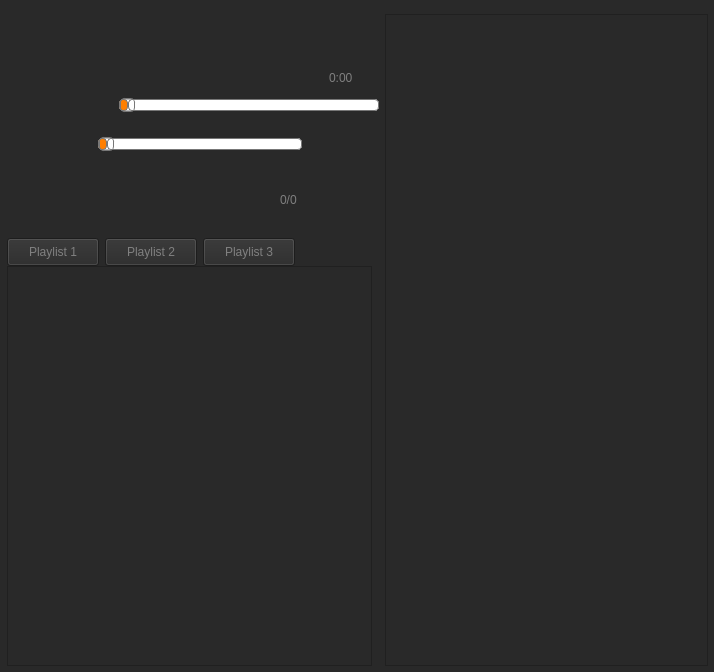
<?xml version="1.0" encoding="UTF-8"?>
<ui version="4.0">
 <class>Form</class>
 <widget class="QWidget" name="Form">
  <property name="windowModality">
   <enum>Qt::NonModal</enum>
  </property>
  <property name="enabled">
   <bool>true</bool>
  </property>
  <property name="geometry">
   <rect>
    <x>0</x>
    <y>0</y>
    <width>714</width>
    <height>672</height>
   </rect>
  </property>
  <property name="minimumSize">
   <size>
    <width>714</width>
    <height>672</height>
   </size>
  </property>
  <property name="maximumSize">
   <size>
    <width>714</width>
    <height>672</height>
   </size>
  </property>
  <property name="acceptDrops">
   <bool>true</bool>
  </property>
  <property name="windowTitle">
   <string>Form</string>
  </property>
  <property name="windowIcon">
   <iconset>
    <normaloff>Png/icon.png</normaloff>Png/icon.png</iconset>
  </property>
  <property name="autoFillBackground">
   <bool>false</bool>
  </property>
  <property name="styleSheet">
   <string notr="true">background-color: #292929;</string>
  </property>
  <widget class="QTextBrowser" name="textBrowser">
   <property name="geometry">
    <rect>
     <x>385</x>
     <y>14</y>
     <width>323</width>
     <height>652</height>
    </rect>
   </property>
   <property name="acceptDrops">
    <bool>false</bool>
   </property>
   <property name="autoFillBackground">
    <bool>false</bool>
   </property>
   <property name="styleSheet">
    <string notr="true">* {
	font: 75 9pt &quot;MS Shell Dlg 2&quot;;
color: white;

}

QScrollBar::add-page:vertical,QScrollBar::sub-page:vertical {
        background:#ff7f00;
    }</string>
   </property>
   <property name="html">
    <string>&lt;!DOCTYPE HTML PUBLIC &quot;-//W3C//DTD HTML 4.0//EN&quot; &quot;http://www.w3.org/TR/REC-html40/strict.dtd&quot;&gt;
&lt;html&gt;&lt;head&gt;&lt;meta name=&quot;qrichtext&quot; content=&quot;1&quot; /&gt;&lt;style type=&quot;text/css&quot;&gt;
p, li { white-space: pre-wrap; }
&lt;/style&gt;&lt;/head&gt;&lt;body style=&quot; font-family:'MS Shell Dlg 2'; font-size:9pt; font-weight:72; font-style:normal;&quot;&gt;
&lt;p style=&quot;-qt-paragraph-type:empty; margin-top:0px; margin-bottom:0px; margin-left:0px; margin-right:0px; -qt-block-indent:0; text-indent:0px; font-weight:400;&quot;&gt;&lt;br /&gt;&lt;/p&gt;
&lt;p style=&quot;-qt-paragraph-type:empty; margin-top:0px; margin-bottom:0px; margin-left:0px; margin-right:0px; -qt-block-indent:0; text-indent:0px; font-weight:400;&quot;&gt;&lt;br /&gt;&lt;/p&gt;&lt;/body&gt;&lt;/html&gt;</string>
   </property>
  </widget>
  <widget class="QListView" name="listView">
   <property name="geometry">
    <rect>
     <x>7</x>
     <y>266</y>
     <width>365</width>
     <height>400</height>
    </rect>
   </property>
   <property name="styleSheet">
    <string notr="true"> /*Виділення по натиску*/

*{color: white}

QListView::item:selected:active {
                background-color: #ff7f00;
                color: black;
                font-size: 93%;
            }
 /*Обичне виділення*/
            QListView::item:selected:!active {
                background-color: #FFA500;
                color: white;
                font-size: 93%;
            }</string>
   </property>
  </widget>
  <widget class="QSlider" name="horizontalSlider">
   <property name="geometry">
    <rect>
     <x>119</x>
     <y>91</y>
     <width>260</width>
     <height>29</height>
    </rect>
   </property>
   <property name="cursor">
    <cursorShape>PointingHandCursor</cursorShape>
   </property>
   <property name="styleSheet">
    <string notr="true">QSlider::groove:horizontal {
            border: 1px solid #bbb;
            background: white;
            height: 10px;
            border-radius: 4px;
        }

        QSlider::sub-page:horizontal {
            background: rgb(255, 127, 0);
            border: 1px solid #777;
            height: 10px;
            border-radius: 4px;
        }

        QSlider::add-page:horizontal {
            background: #fff;
            border: 1px solid #777;
            height: 10px;
            border-radius: 4px;
        }

        QSlider::handle:horizontal {
            background: qlineargradient(x1:0, y1:0, x2:1, y2:1,
                stop:0 #eee, stop:1 #ccc);
            border: 1px solid #777;
            width: 13px;
            margin-top: -2px;
            margin-bottom: -2px;
            border-radius: 4px;
        }

        QSlider::handle:horizontal:hover {
            background: qlineargradient(x1:0, y1:0, x2:1, y2:1,
                stop:0 #fff, stop:1 #ddd);
            border: 1px solid #444;
            border-radius: 4px;
        }

        QSlider::sub-page:horizontal:disabled {
            background: #bbb;
            border-color: #999;
        }

        QSlider::add-page:horizontal:disabled {
            background: #eee;
            border-color: #999;
        }

        QSlider::handle:horizontal:disabled {
            background: #eee;
            border: 1px solid #aaa;
            border-radius: 4px;
        }</string>
   </property>
   <property name="orientation">
    <enum>Qt::Horizontal</enum>
   </property>
  </widget>
  <widget class="QPushButton" name="pushButton">
   <property name="enabled">
    <bool>true</bool>
   </property>
   <property name="geometry">
    <rect>
     <x>168</x>
     <y>168</y>
     <width>57</width>
     <height>57</height>
    </rect>
   </property>
   <property name="cursor">
    <cursorShape>PointingHandCursor</cursorShape>
   </property>
   <property name="focusPolicy">
    <enum>Qt::StrongFocus</enum>
   </property>
   <property name="toolTip">
    <string>Play/Pause</string>
   </property>
   <property name="styleSheet">
    <string notr="true">QPushButton {
border-radius:25px;
color: white; /* цвет текста */
 background:#292929/* фон кнопки */


}
QPushButton:hover {
background:#000000;

}</string>
   </property>
   <property name="text">
    <string/>
   </property>
   <property name="icon">
    <iconset>
     <normaloff>Png/Play.png</normaloff>Png/Play.png</iconset>
   </property>
   <property name="iconSize">
    <size>
     <width>55</width>
     <height>55</height>
    </size>
   </property>
   <property name="shortcut">
    <string>Space</string>
   </property>
   <property name="default">
    <bool>false</bool>
   </property>
   <property name="flat">
    <bool>false</bool>
   </property>
  </widget>
  <widget class="QPushButton" name="pushButton_2">
   <property name="geometry">
    <rect>
     <x>225</x>
     <y>175</y>
     <width>50</width>
     <height>50</height>
    </rect>
   </property>
   <property name="cursor">
    <cursorShape>PointingHandCursor</cursorShape>
   </property>
   <property name="toolTip">
    <string>The next song</string>
   </property>
   <property name="styleSheet">
    <string notr="true">QPushButton {
border-radius:25px;
color: white; /* цвет текста */
 background:#292929/* фон кнопки */


}
QPushButton:hover {
background:#000000;

}</string>
   </property>
   <property name="text">
    <string/>
   </property>
   <property name="icon">
    <iconset>
     <normaloff>Png/Next.png</normaloff>Png/Next.png</iconset>
   </property>
   <property name="iconSize">
    <size>
     <width>48</width>
     <height>48</height>
    </size>
   </property>
   <property name="shortcut">
    <string>Ctrl+Right</string>
   </property>
   <property name="flat">
    <bool>false</bool>
   </property>
  </widget>
  <widget class="QSlider" name="horizontalSlider_2">
   <property name="geometry">
    <rect>
     <x>98</x>
     <y>133</y>
     <width>204</width>
     <height>22</height>
    </rect>
   </property>
   <property name="cursor">
    <cursorShape>PointingHandCursor</cursorShape>
   </property>
   <property name="toolTip">
    <string>Loudness</string>
   </property>
   <property name="styleSheet">
    <string notr="true">QSlider::groove:horizontal {
            border: 1px solid #bbb;
            background: white;
            height: 10px;
            border-radius: 4px;
        }

        QSlider::sub-page:horizontal {
            background: rgb(255, 127, 0);
            border: 1px solid #777;
            height: 10px;
            border-radius: 4px;
        }

        QSlider::add-page:horizontal {
            background: #fff;
            border: 1px solid #777;
            height: 10px;
            border-radius: 4px;
        }

        QSlider::handle:horizontal {
            background: qlineargradient(x1:0, y1:0, x2:1, y2:1,
                stop:0 #eee, stop:1 #ccc);
            border: 1px solid #777;
            width: 13px;
            margin-top: -2px;
            margin-bottom: -2px;
            border-radius: 4px;
        }

        QSlider::handle:horizontal:hover {
            background: qlineargradient(x1:0, y1:0, x2:1, y2:1,
                stop:0 #fff, stop:1 #ddd);
            border: 1px solid #444;
            border-radius: 4px;
        }

        QSlider::sub-page:horizontal:disabled {
            background: #bbb;
            border-color: #999;
        }

        QSlider::add-page:horizontal:disabled {
            background: #eee;
            border-color: #999;
        }

        QSlider::handle:horizontal:disabled {
            background: #eee;
            border: 1px solid #aaa;
            border-radius: 4px;
        }</string>
   </property>
   <property name="orientation">
    <enum>Qt::Horizontal</enum>
   </property>
  </widget>
  <widget class="QLabel" name="label_3">
   <property name="geometry">
    <rect>
     <x>119</x>
     <y>14</y>
     <width>253</width>
     <height>16</height>
    </rect>
   </property>
   <property name="styleSheet">
    <string notr="true">color: #808080;
font: 12pt &quot;MS Shell Dlg 2&quot;;</string>
   </property>
   <property name="text">
    <string/>
   </property>
  </widget>
  <widget class="QLabel" name="label_4">
   <property name="geometry">
    <rect>
     <x>119</x>
     <y>42</y>
     <width>260</width>
     <height>16</height>
    </rect>
   </property>
   <property name="styleSheet">
    <string notr="true">color: #808080;
font: 11pt &quot;MS Shell Dlg 2&quot;;</string>
   </property>
   <property name="text">
    <string/>
   </property>
  </widget>
  <widget class="QPushButton" name="pushButton_4">
   <property name="geometry">
    <rect>
     <x>343</x>
     <y>189</y>
     <width>29</width>
     <height>29</height>
    </rect>
   </property>
   <property name="cursor">
    <cursorShape>PointingHandCursor</cursorShape>
   </property>
   <property name="toolTip">
    <string>Open file</string>
   </property>
   <property name="styleSheet">
    <string notr="true">QPushButton {
border-radius:25px;
color: white; /* цвет текста */
 background:#292929/* фон кнопки */


}
QPushButton:hover {
background:#000000;

}</string>
   </property>
   <property name="text">
    <string/>
   </property>
   <property name="icon">
    <iconset>
     <normaloff>Png/open file.png</normaloff>Png/open file.png</iconset>
   </property>
   <property name="iconSize">
    <size>
     <width>24</width>
     <height>24</height>
    </size>
   </property>
   <property name="shortcut">
    <string>Ctrl+O</string>
   </property>
   <property name="flat">
    <bool>false</bool>
   </property>
  </widget>
  <widget class="QLabel" name="label">
   <property name="geometry">
    <rect>
     <x>119</x>
     <y>70</y>
     <width>55</width>
     <height>16</height>
    </rect>
   </property>
   <property name="styleSheet">
    <string notr="true">color: #808080;
font: 10pt &quot;MS Shell Dlg 2&quot;;</string>
   </property>
   <property name="text">
    <string/>
   </property>
  </widget>
  <widget class="QPushButton" name="pushButton_3">
   <property name="geometry">
    <rect>
     <x>118</x>
     <y>175</y>
     <width>50</width>
     <height>50</height>
    </rect>
   </property>
   <property name="cursor">
    <cursorShape>PointingHandCursor</cursorShape>
   </property>
   <property name="toolTip">
    <string>Previous song</string>
   </property>
   <property name="styleSheet">
    <string notr="true">QPushButton {
border-radius:25px;
color: white; /* цвет текста */
 background:#292929/* фон кнопки */


}
QPushButton:hover {
background:#000000;

}</string>
   </property>
   <property name="text">
    <string/>
   </property>
   <property name="icon">
    <iconset>
     <normaloff>Png/prev.png</normaloff>Png/prev.png</iconset>
   </property>
   <property name="iconSize">
    <size>
     <width>48</width>
     <height>48</height>
    </size>
   </property>
   <property name="shortcut">
    <string>Ctrl+Left</string>
   </property>
   <property name="flat">
    <bool>true</bool>
   </property>
  </widget>
  <widget class="QLabel" name="label_2">
   <property name="geometry">
    <rect>
     <x>14</x>
     <y>14</y>
     <width>92</width>
     <height>92</height>
    </rect>
   </property>
   <property name="text">
    <string/>
   </property>
  </widget>
  <widget class="QPushButton" name="pushButton_7">
   <property name="geometry">
    <rect>
     <x>70</x>
     <y>189</y>
     <width>43</width>
     <height>29</height>
    </rect>
   </property>
   <property name="cursor">
    <cursorShape>PointingHandCursor</cursorShape>
   </property>
   <property name="toolTip">
    <string>Repeat song</string>
   </property>
   <property name="styleSheet">
    <string notr="true">QPushButton {
border-radius:25px;
color: white; /* цвет текста */
 background:#292929/* фон кнопки */


}
QPushButton:hover {
background:#000000;

}</string>
   </property>
   <property name="text">
    <string/>
   </property>
   <property name="icon">
    <iconset>
     <normaloff>Png/repeat.png</normaloff>Png/repeat.png</iconset>
   </property>
   <property name="iconSize">
    <size>
     <width>39</width>
     <height>27</height>
    </size>
   </property>
   <property name="shortcut">
    <string>Ctrl+'</string>
   </property>
   <property name="flat">
    <bool>false</bool>
   </property>
  </widget>
  <widget class="QLabel" name="label_6">
   <property name="geometry">
    <rect>
     <x>315</x>
     <y>134</y>
     <width>43</width>
     <height>22</height>
    </rect>
   </property>
   <property name="styleSheet">
    <string notr="true">color: #808080;
font: 10pt &quot;MS Shell Dlg 2&quot;;</string>
   </property>
   <property name="text">
    <string/>
   </property>
  </widget>
  <widget class="QPushButton" name="pushButton_5">
   <property name="geometry">
    <rect>
     <x>49</x>
     <y>126</y>
     <width>43</width>
     <height>29</height>
    </rect>
   </property>
   <property name="cursor">
    <cursorShape>PointingHandCursor</cursorShape>
   </property>
   <property name="toolTip">
    <string>Sound</string>
   </property>
   <property name="styleSheet">
    <string notr="true">QPushButton {
border-radius:25px;
color: white; /* цвет текста */
 background:#292929/* фон кнопки */


}
QPushButton:hover {
background:#000000;

}</string>
   </property>
   <property name="text">
    <string/>
   </property>
   <property name="icon">
    <iconset>
     <normaloff>Png/volume.png</normaloff>Png/volume.png</iconset>
   </property>
   <property name="iconSize">
    <size>
     <width>25</width>
     <height>25</height>
    </size>
   </property>
   <property name="shortcut">
    <string>Ctrl+Q</string>
   </property>
   <property name="flat">
    <bool>false</bool>
   </property>
  </widget>
  <widget class="QLabel" name="label_5">
   <property name="geometry">
    <rect>
     <x>280</x>
     <y>189</y>
     <width>57</width>
     <height>22</height>
    </rect>
   </property>
   <property name="styleSheet">
    <string notr="true">color: #808080;
font: italic 10pt &quot;MS Shell Dlg 2&quot;;</string>
   </property>
   <property name="text">
    <string>0/0</string>
   </property>
  </widget>
  <widget class="QLabel" name="label_7">
   <property name="geometry">
    <rect>
     <x>329</x>
     <y>70</y>
     <width>50</width>
     <height>16</height>
    </rect>
   </property>
   <property name="styleSheet">
    <string notr="true">color: #808080;
font: 10pt &quot;MS Shell Dlg 2&quot;;</string>
   </property>
   <property name="text">
    <string>0:00</string>
   </property>
  </widget>
  <widget class="QPushButton" name="pushButton_8">
   <property name="enabled">
    <bool>true</bool>
   </property>
   <property name="geometry">
    <rect>
     <x>308</x>
     <y>231</y>
     <width>29</width>
     <height>28</height>
    </rect>
   </property>
   <property name="cursor">
    <cursorShape>PointingHandCursor</cursorShape>
   </property>
   <property name="toolTip">
    <string>Download the song</string>
   </property>
   <property name="styleSheet">
    <string notr="true">QPushButton {
border-radius:25px;
color: white; /* цвет текста */
 background:#292929/* фон кнопки */


}
QPushButton:hover {
background:#000000;

}</string>
   </property>
   <property name="text">
    <string/>
   </property>
   <property name="icon">
    <iconset>
     <normaloff>Png/downloud.png</normaloff>Png/downloud.png</iconset>
   </property>
   <property name="iconSize">
    <size>
     <width>27</width>
     <height>26</height>
    </size>
   </property>
   <property name="shortcut">
    <string>Ctrl+D</string>
   </property>
   <property name="flat">
    <bool>false</bool>
   </property>
  </widget>
  <widget class="QPushButton" name="pushButton_9">
   <property name="geometry">
    <rect>
     <x>7</x>
     <y>238</y>
     <width>92</width>
     <height>28</height>
    </rect>
   </property>
   <property name="cursor">
    <cursorShape>PointingHandCursor</cursorShape>
   </property>
   <property name="styleSheet">
    <string notr="true">font: 10pt &quot;MS Shell Dlg 2&quot;;
color: #808080;</string>
   </property>
   <property name="text">
    <string>Playlist 1</string>
   </property>
   <property name="shortcut">
    <string>Ctrl+1</string>
   </property>
   <property name="flat">
    <bool>false</bool>
   </property>
  </widget>
  <widget class="QPushButton" name="pushButton_10">
   <property name="geometry">
    <rect>
     <x>105</x>
     <y>238</y>
     <width>92</width>
     <height>28</height>
    </rect>
   </property>
   <property name="cursor">
    <cursorShape>PointingHandCursor</cursorShape>
   </property>
   <property name="styleSheet">
    <string notr="true">font: 10pt &quot;MS Shell Dlg 2&quot;;
color: #808080;</string>
   </property>
   <property name="text">
    <string>Playlist 2</string>
   </property>
   <property name="shortcut">
    <string>Ctrl+2</string>
   </property>
   <property name="flat">
    <bool>false</bool>
   </property>
  </widget>
  <widget class="QPushButton" name="pushButton_11">
   <property name="geometry">
    <rect>
     <x>203</x>
     <y>238</y>
     <width>92</width>
     <height>28</height>
    </rect>
   </property>
   <property name="cursor">
    <cursorShape>PointingHandCursor</cursorShape>
   </property>
   <property name="styleSheet">
    <string notr="true">font: 10pt &quot;MS Shell Dlg 2&quot;;
color: #808080;</string>
   </property>
   <property name="text">
    <string>Playlist 3</string>
   </property>
   <property name="shortcut">
    <string>Ctrl+3</string>
   </property>
   <property name="flat">
    <bool>false</bool>
   </property>
  </widget>
  <widget class="QPushButton" name="pushButton_12">
   <property name="geometry">
    <rect>
     <x>343</x>
     <y>231</y>
     <width>29</width>
     <height>28</height>
    </rect>
   </property>
   <property name="cursor">
    <cursorShape>PointingHandCursor</cursorShape>
   </property>
   <property name="toolTip">
    <string>Greate new playlist</string>
   </property>
   <property name="styleSheet">
    <string notr="true">QPushButton {
border-radius:25px;
color: white; /* цвет текста */
 background:#292929/* фон кнопки */


}
QPushButton:hover {
background:#000000;

}</string>
   </property>
   <property name="text">
    <string/>
   </property>
   <property name="icon">
    <iconset>
     <normaloff>Png/create a new.png</normaloff>Png/create a new.png</iconset>
   </property>
   <property name="iconSize">
    <size>
     <width>27</width>
     <height>26</height>
    </size>
   </property>
   <property name="shortcut">
    <string>Ctrl+N</string>
   </property>
   <property name="flat">
    <bool>false</bool>
   </property>
  </widget>
  <widget class="QPushButton" name="pushButton_6">
   <property name="geometry">
    <rect>
     <x>14</x>
     <y>189</y>
     <width>43</width>
     <height>29</height>
    </rect>
   </property>
   <property name="cursor">
    <cursorShape>PointingHandCursor</cursorShape>
   </property>
   <property name="toolTip">
    <string>Repeat song</string>
   </property>
   <property name="styleSheet">
    <string notr="true">QPushButton {
border-radius:25px;
color: white; /* цвет текста */
 background:#292929/* фон кнопки */


}
QPushButton:hover {
background:#000000;

}</string>
   </property>
   <property name="text">
    <string/>
   </property>
   <property name="icon">
    <iconset>
     <normaloff>Png/rand.png</normaloff>Png/rand.png</iconset>
   </property>
   <property name="iconSize">
    <size>
     <width>39</width>
     <height>27</height>
    </size>
   </property>
   <property name="shortcut">
    <string>Ctrl+'</string>
   </property>
   <property name="flat">
    <bool>false</bool>
   </property>
  </widget>
 </widget>
 <resources/>
 <connections/>
</ui>
